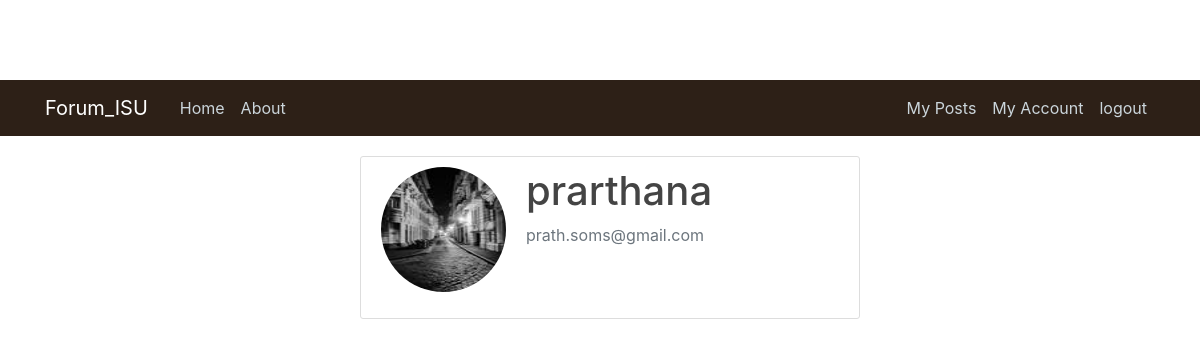
The page /profile?user_id=2 (signed in) on the database its author committed.
### forum_isu/models.py (models this page shows, shortened)
class User(db.Model, UserMixin):
    id         = db.Column(db.Integer, primary_key=True)
    username   = db.Column(db.String(20), unique=True, nullable=False)
    email      = db.Column(db.String(120), unique=True, nullable=False)
    image_file = db.Column(db.String(20), nullable=False, default='default.jpg')
    password   = db.Column(db.String(60), nullable=False)
    posts       = db.relationship('Post', backref='author', lazy=True)

### forum_isu/routes.py (the view)
@app.route('/profile')
def profile():
    return render_template ('profile.html')

### forum_isu/models.py (called while the page is built)
@login_manager.user_loader
def load_user(user_id):
    return User.query.get(int(user_id))

### forum_isu/routes.py (called while the page is built)
@app.template_filter('getUser')
def getUser(userId):
    user=User.query.filter_by(id=userId).all()
    return user

### forum_isu/templates/profile.html
{% extends "layout.html" %}
{% block content %}
{% for user in request.args.get('user_id')|getUser %}
    <div class="content-section">
      <div class="media">
        <img class="rounded-circle account-img" src="{{ url_for('static', filename='profile_pics/' + user.image_file) }}">
        <div class="media-body">
          <h2 class="account-heading">{{ user.username }}</h2>
          <p class="text-secondary">{{ user.email }}</p>
        </div>
      </div>
{% endfor %}
{% endblock content %}

### forum_isu/static/main.css (style rules this page uses)
body { background-image: url("https://www.desktopbackground.org/p/2011/01/23/146299_sanderson-home-wallpapers-maycott-addison-plain-collection_800x800_h.jpg"); color: #333333; margin-top: 5rem; }
h1, h2, h3, h4, h5, h6 { color: #444444; }
.content-section { background: #ffffff; padding: 10px 20px; border: 1px solid #dddddd; border-radius: 3px; margin-top:20px; margin-left: 300px; width:500px; }
.account-img { height: 125px; width: 125px; margin-right: 20px; margin-bottom: 16px; }
.account-heading { font-size: 2.5rem; }

### rows shown on the page
User: image_file (picture), username "prarthana", email "prath.soms@gmail.com"
